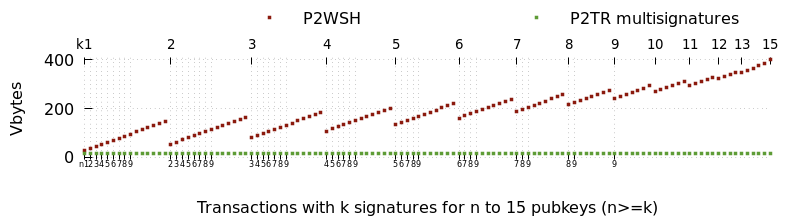

Source code (gnuplot):
#!/usr/bin/gnuplot


set style line 1 lc rgb '#8b1a0e' pt 4 ps 0.25 lt 1 lw 2
set style line 2 lc rgb '#5e9c36' pt 4 ps 0.25 lt 1 lw 2
set style line 3 lc rgb '#0025ad' pt 4 ps 0.25 lt 1 lw 2
set style line 4 lc rgb '#d95319' pt 4 ps 0.25 lt 1 lw 2

set terminal pngcairo size 800,220 font "Sans,12" enhanced transparent

set grid
set tics nomirror
unset border
#unset key
set key horizontal tmargin Left reverse
set samples 1000

set output './2019-04-segwit-multisig-size-p2sh-to-p2sh-p2wsh.png'
#set xtics (1,2,3,4,5,10,15,20,25)
set x2tics ("k1" 0, "2" 15, "3" 29, "4" 42, "5" 54, "6" 65, "7" 75, "8" 84, "9" 92, "10" 99, "11" 105, "12" 110, "13" 114, "15" 119) font "default,10" offset 0,graph -0.05
set xtics ("n1" 0, "2" 1, "3" 2, "4" 3, "5" 4, "6" 5, "7" 6, "8" 7, "9" 8, \
  "2" 15, "3" 16, "4" 17, "5" 18, "6" 19, "7" 20, "8" 21, "9" 22, \
  "3" 29, "4" 30, "5" 31, "6" 32, "7" 33, "8" 34, "9" 35, \
  "4" 42, "5" 43, "6" 44, "7" 45, "8" 46, "9" 47, \
  "5" 54, "6" 55, "7" 56, "8" 57, "9" 58, \
  "6" 65, "7" 66, "8" 67, "9" 68, \
  "7" 75, "8" 76, "9" 77, \
  "8" 84, "9" 85, \
  "9" 92 \
  ) font "default,6" offset 0,graph 0.15

set ytics 200
set ylabel "Vbytes"
set xlabel "Transactions with k signatures for n to 15 pubkeys (n>=k)"

set yrange [-10:410]
set output './2021-07-multisignature-savings.png'
plot "<python3 2021-taproot-savings.py" u 0:2 title "P2WSH" ls 1 \
   , "<python3 2021-taproot-savings.py" u 0:3 title "P2TR multisignatures" ls 2

